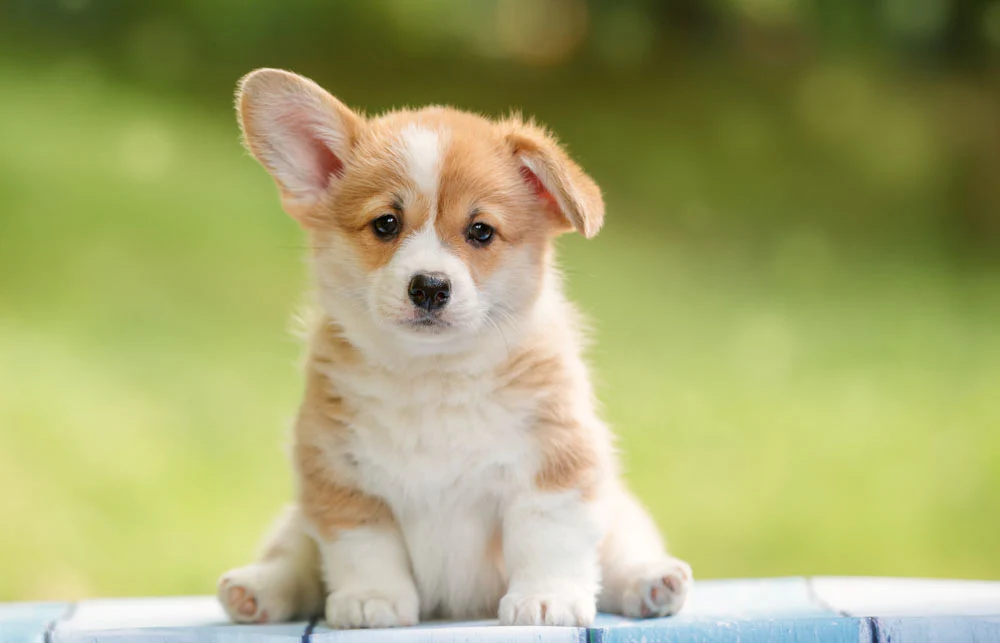
#> input picture multimedia/image_graphics/dog.jpg, 1000 x 643 px
$ python digital_image.py
#> lines starting #> are read from the running program, lines starting #| are printed output that depends on the picture
import cv2

img = cv2.imread("dog.jpg")
#> img is the input picture: shape (643, 1000, 3); mean B, G, R 109, 167.1, 164.8
cv2.imshow("Original Image", img)
gray = cv2.cvtColor(img, cv2.COLOR_BGR2GRAY)
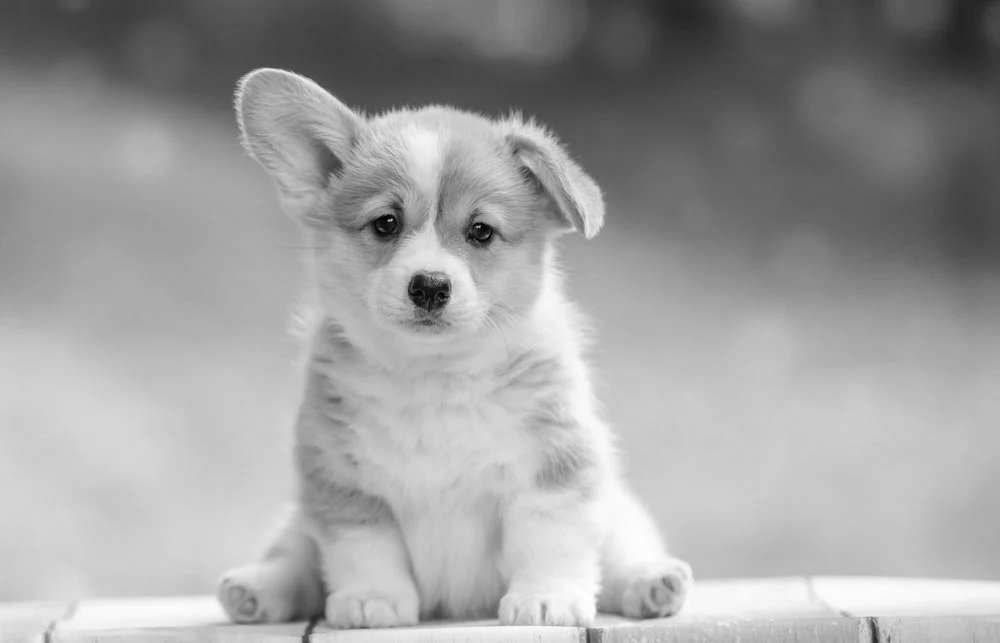
#> gray: shape (643, 1000); min 0, max 254, mean 159.8
cv2.imshow("Gray Image", gray)
small = cv2.resize(img, (300,300))
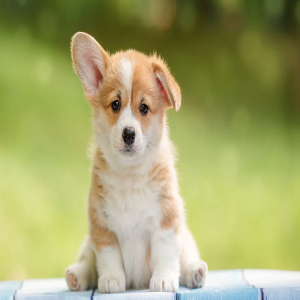
#> small: shape (300, 300, 3); mean B, G, R 108.9, 167.1, 164.8
cv2.imshow("Resized Image", small)
cv2.waitKey(0)
cv2.destroyAllWindows()
